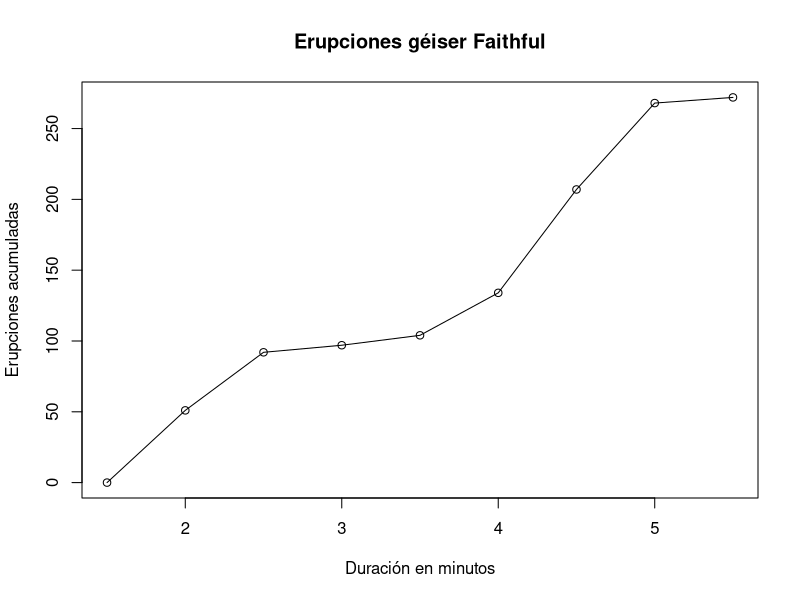

Write R code to recreate this figure.
## ---- chunk 1
duration <- faithful$eruptions
breaks <- seq(1.5, 5.5, by=0.5)
duration.cut <- cut(duration, breaks, right = FALSE)
duration.freq <- table(duration.cut)

## ---- chunk 2
duration.cumfreq <- c(0,cumsum(duration.freq))


## ---- chunk 3
plot(breaks, duration.cumfreq,
     main="Erupciones géiser Faithful",
     xlab = "Duración en minutos",
     ylab = "Erupciones acumuladas")
lines(breaks, duration.cumfreq)

